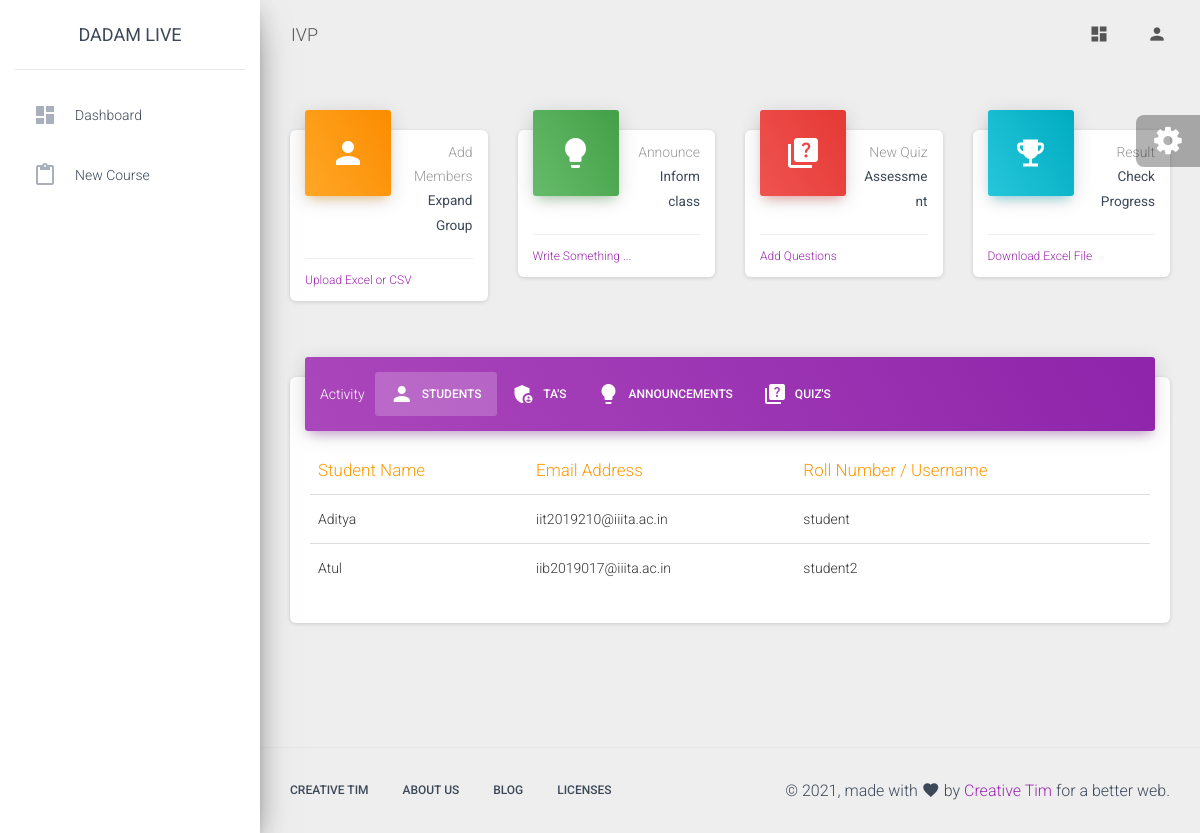
The app's page /dashboard/faculty/course/view/5 (signed in) with its own data.
### faculty/models.py (models this page shows, shortened)
class Course(models.Model):
    instructor=models.ForeignKey(User, on_delete=models.CASCADE, null=True, blank=True)
    courseName=models.CharField(null=True, max_length=200)
    created_on=models.DateTimeField(default=datetime.datetime.now())

class Enrolment(models.Model):
    course=models.ForeignKey(Course, on_delete=models.CASCADE, null=True, blank=True)
    user=models.ForeignKey(User, on_delete=models.CASCADE, null=True, blank=True)
    userType=models.ForeignKey(UserType, on_delete=models.SET_NULL, null=True, blank=True)
    enrolled_on=models.DateTimeField(default=datetime.datetime.now())

### faculty/views.py (the view)
# urls.py: path('course/view/<str:course_id>',views.view_course,name="view_course"),
def view_course(request,course_id):
    faculty=basicChecking(request)
    if faculty==False:
        return redirect('home')
    course=""
    try:
        course=Course.objects.get(id=int(course_id))
        if course.instructor!=request.user:
            return JsonResponse({"message": "Course was not found on this server"}, status=400)
    except:
        return JsonResponse({"message": "Course was not found on this server"}, status=400)
    if request.method=="POST":
        pass
    else:
        enrolments=Enrolment.objects.filter(course=course)
        announcements=Announcement.objects.filter(course=course)
        quizes=Quiz.objects.filter(course=course)
        context={"course": course, "enrolments": enrolments, "announcements": announcements, "quizes": quizes}
        return render(request,"faculty/view_course.html",context=context)

### faculty/views.py (called while the page is built)
def basicChecking(request):
    if request.user.is_authenticated==False:
        return False
    try:
        info=UserInformation.objects.get(user=request.user)
        if info.userType.userTypeCode==settings.CODE_FACULTY:
            faculty=Faculty.objects.get(user=request.user)
            return faculty
        return False
    except:
        return False

### faculty/templates/faculty/view_course.html (shortened to what this page needs)
{% extends 'faculty/base.html' %} {% load static %}
{% block heading %}{{course.courseName}}{% endblock %}
{% block main_body %}
<div class="row">
    <div class="col-lg-3 col-md-6 col-sm-6">
      <div class="card card-stats">
        <div class="card-header card-header-warning card-header-icon">
          <div class="card-icon">
            <i class="material-icons">person</i>
          </div>
          <p class="card-category">Add Members</p>
          <h5 class="card-title">
            <small>Expand Group</small>
          </h5>
        </div>
        <div class="card-footer">
          <div class="stats">
            <a data-toggle="modal" data-target="#modal1" href="#">Upload Excel or CSV</a>
          </div>
        </div>
      </div>
    </div>
    <div class="col-lg-3 col-md-6 col-sm-6">
      <div class="card card-stats">
        <div class="card-header card-header-success card-header-icon">
          <div class="card-icon">
            <i class="material-icons">lightbulb</i>
          </div>
          <p class="card-category">Announce</p>
          <h5 class="card-title"><small>Inform class</small></h5>
        </div>
        <div class="card-footer">
          <div class="stats">
            <a data-toggle="modal" data-target="#modal2" href="#">Write Something ...</a>
          </div>
        </div>
      </div>
    </div>
    <div class="col-lg-3 col-md-6 col-sm-6">
      <div class="card card-stats">
        <div class="card-header card-header-danger card-header-icon">
          <div class="card-icon">
            <i class="material-icons">quiz</i>
          </div>
          <p class="card-category">New Quiz</p>
          <h5 class="card-title"><small>Assessment</small></h5>
        </div>
        <div class="card-footer">
          <div class="stats">
            <a data-toggle="modal" data-target="#modal3" href="#">Add Questions</a>
          </div>
        </div>
      </div>
    </div>
    <div class="col-lg-3 col-md-6 col-sm-6">
      <div class="card card-stats">
        <div class="card-header card-header-info card-header-icon">
          <div class="card-icon">
            <i class="material-icons">emoji_events</i>
          </div>
          <p class="card-category">Result</p>
          <h5 class="card-title">
            <small>Check Progress</small></h5>
        </div>
        <div class="card-footer">
          <div class="stats">
            <a data-toggle="modal" data-target="#modal4" href="#">Download Excel File</a>
          </div>
        </div>
      </div>
    </div>
  </div>
  <div class="row">
    <div class="col-lg-12 col-md-12">
      <div class="card">
        <div class="card-header card-header-tabs card-header-primary">
          <div class="nav-tabs-navigation">
            <div class="nav-tabs-wrapper">
              <span class="nav-tabs-title">Activity</span>
              <ul class="nav nav-tabs" data-tabs="tabs">
                <li class="nav-item">
                  <a class="nav-link active" href="#studs" data-toggle="tab">
                    <i class="material-icons">person</i> Students
                    <div class="ripple-container"></div>
                  </a>
                </li>
                <li class="nav-item">
                  <a class="nav-link" href="#tass" data-toggle="tab">
                    <i class="material-icons">admin_panel_settings</i> TA's
                    <div class="ripple-container"></div>
                  </a>
                </li>
                <li class="nav-item">
                  <a class="nav-link" href="#announcemnts" data-toggle="tab">
                    <i class="material-icons">lightbulb</i> Announcements
                    <div class="ripple-container"></div>
                  </a>
                </li>
                <li class="nav-item">
                    <a class="nav-link" href="#quizes" data-toggle="tab">
                      <i class="material-icons">quiz</i> Quiz's
                      <div class="ripple-container"></div>
                    </a>
                </li>
              </ul>
            </div>
          </div>
        </div>
        <div class="card-body">
          <div class="tab-content">
            <div class="tab-pane active" id="studs">
                <table class="table table-hover">
                    <thead class="text-warning">
                      <th>Student Name</th>
                      <th>Email Address</th>
                      <th>Roll Number / Username</th>
                    </thead>
                    <tbody>
                        {% for each in enrolments %}
                        {% ifequal each.userType.userTypeCode 645 %}
                        <tr>
                            <td>{{each.user.first_name}} {{each.user.last_name}}</td>
                            <td>{{each.user.email}}</td>
                            <td>{{each.user.username}}</td>
                        </tr>
                        {% endifequal %}
                        {% endfor %}
                    </tbody>
                </table>
            </div>
          </div>
        </div>
      </div>
    </div>
  </div>
{% endblock %}
{% block left_panel %}
<li class="nav-item">
    <a class="nav-link" href="{% url 'dashboardFaculty' %}">
      <i class="material-icons">dashboard</i>
      <p>Dashboard</p>
    </a>
  </li>
  <li class="nav-item ">
    <a class="nav-link" href="{% url 'start_new_course' %}">
      <i class="material-icons">content_paste</i>
      <p>New Course</p>
    </a>
  </li>
{% endblock %}

### records on screen
Course: courseName "IVP"
Enrolment: user.first_name "Aditya", user.email "iit2019210@iiita.ac.in", user.username "student"
Enrolment: user.first_name "Atul", user.email "iib2019017@iiita.ac.in", user.username "student2"
